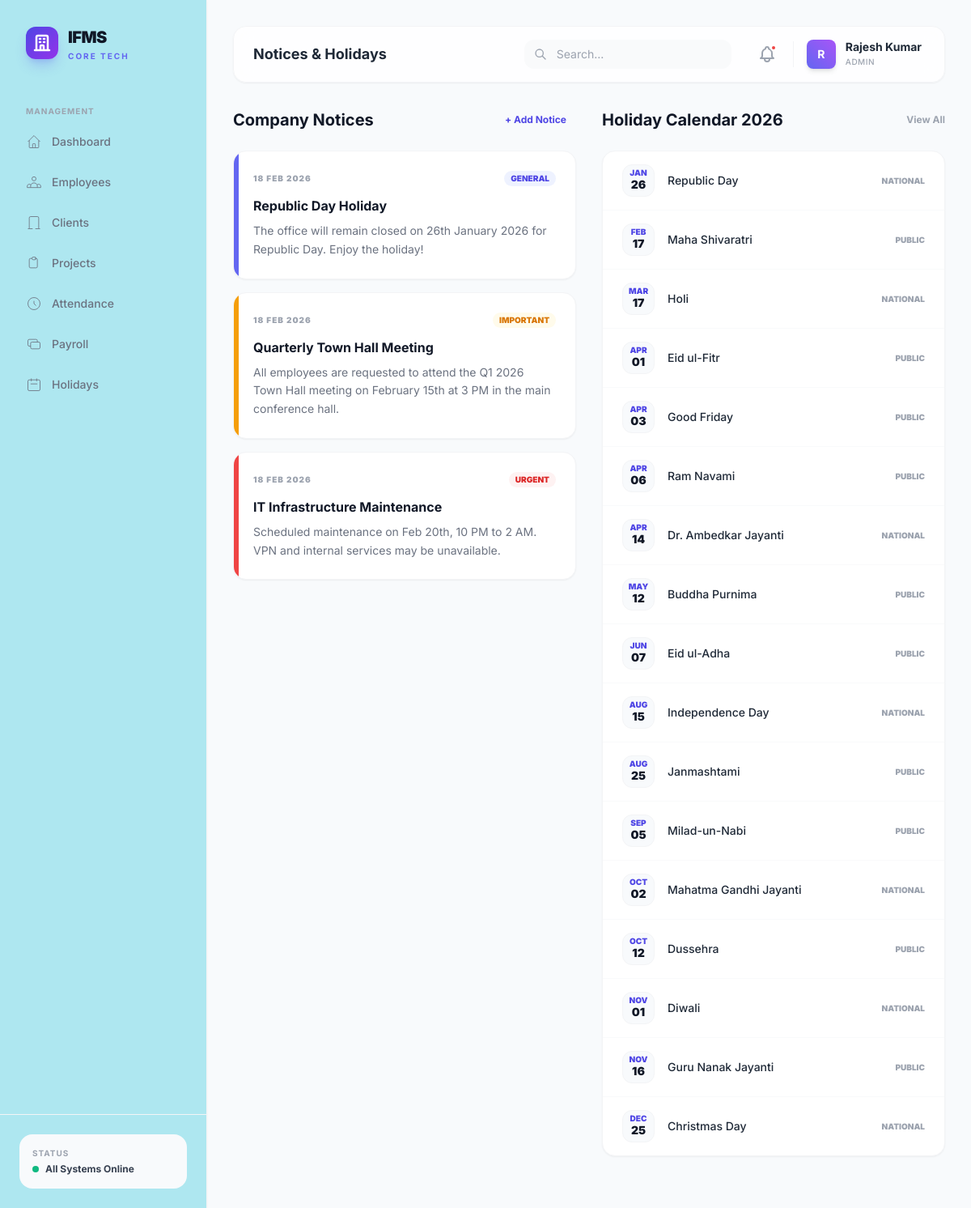
The page /admin/notices.php (signed in) on the database its author committed.
### tables this page shows
CREATE TABLE IF NOT EXISTS notices (
    id INT AUTO_INCREMENT PRIMARY KEY,
    title VARCHAR(255) NOT NULL,
    content TEXT NOT NULL,
    type ENUM('general','important','urgent') DEFAULT 'general',
    target ENUM('all','department','individual') DEFAULT 'all',
    department_id INT,
    start_date DATE,
    end_date DATE,
    is_active TINYINT(1) DEFAULT 1,
    created_by INT,
    created_at TIMESTAMP DEFAULT CURRENT_TIMESTAMP,
    FOREIGN KEY (department_id) REFERENCES departments(id),
    FOREIGN KEY (created_by) REFERENCES users(id)
);

CREATE TABLE IF NOT EXISTS holidays (
    id INT AUTO_INCREMENT PRIMARY KEY,
    title VARCHAR(255) NOT NULL,
    date DATE NOT NULL,
    type ENUM('national','public','restricted','company') DEFAULT 'public',
    is_active TINYINT(1) DEFAULT 1,
    created_at TIMESTAMP DEFAULT CURRENT_TIMESTAMP,
    UNIQUE KEY unique_holiday (date)
);

### admin/notices.php (the view, shortened to what this page needs)
<?php
$db = getDB();
$notices = $db->query("SELECT * FROM notices ORDER BY created_at DESC")->fetchAll();
$holidays = $db->query("SELECT * FROM holidays ORDER BY date ASC")->fetchAll();
include __DIR__ . '/../includes/header.php';
?>
<div class="grid grid-cols-1 lg:grid-cols-2 gap-8 mb-8">
    <div class="space-y-6">
        <div class="flex items-center justify-between mb-2">
            <h3 class="text-xl font-bold text-gray-900">Company Notices</h3>
            <button onclick="openModal('add-notice-modal')" class="text-xs font-bold text-indigo-600 hover:bg-indigo-50 px-3 py-1.5 rounded-lg transition-all">+ Add Notice</button>
        </div>
        <div class="space-y-4">
            <?php foreach ($notices as $note): ?>
            <div class="bg-white p-6 rounded-2xl border border-gray-100 shadow-sm relative overflow-hidden">
                <div class="absolute left-0 top-0 bottom-0 w-1.5 <?php echo match($note['type']) { 'urgent' => 'bg-red-500', 'important' => 'bg-amber-500', default => 'bg-indigo-500' }; ?>"></div>
                <div class="flex items-center justify-between mb-3">
                    <span class="text-[10px] font-black uppercase tracking-widest text-gray-400"><?= date('d M Y', strtotime($note['created_at'])) ?></span>
                    <span class="text-[10px] font-black uppercase px-2 py-0.5 rounded-full <?php echo match($note['type']) { 'urgent' => 'bg-red-50 text-red-600', 'important' => 'bg-amber-50 text-amber-600', default => 'bg-indigo-50 text-indigo-600' }; ?>"><?= $note['type'] ?></span>
                </div>
                <h4 class="text-base font-bold text-gray-900 mb-2"><?= htmlspecialchars($note['title']) ?></h4>
                <p class="text-sm text-gray-500 leading-relaxed"><?= nl2br(htmlspecialchars($note['content'])) ?></p>
            </div>
            <?php endforeach; ?>
        </div>
    </div>
    <div class="space-y-6">
        <div class="flex items-center justify-between mb-2">
            <h3 class="text-xl font-bold text-gray-900">Holiday Calendar 2026</h3>
            <button class="text-xs font-bold text-gray-400">View All</button>
        </div>
        <div class="bg-white rounded-2xl border border-gray-100 shadow-sm overflow-hidden">
            <div class="divide-y divide-gray-50 font-medium">
                <?php foreach ($holidays as $h): ?>
                <div class="px-6 py-4 flex items-center justify-between hover:bg-gray-50 transition-all">
                    <div class="flex items-center gap-4">
                        <div class="w-10 h-10 rounded-xl bg-slate-50 flex flex-col items-center justify-center border border-gray-100">
                            <span class="text-[10px] font-black text-indigo-600 leading-none"><?= strtoupper(date('M', strtotime($h['date']))) ?></span>
                            <span class="text-sm font-black text-gray-900"><?= date('d', strtotime($h['date'])) ?></span>
                        </div>
                        <span class="text-sm text-gray-800"><?= htmlspecialchars($h['title']) ?></span>
                    </div>
                    <span class="text-[10px] font-black uppercase text-gray-400"><?= $h['type'] ?></span>
                </div>
                <?php endforeach; ?>
            </div>
        </div>
    </div>
</div>
<?php include __DIR__ . '/../includes/footer.php'; ?>

### includes/header.php (style rules this page uses)
* { font-family: 'Inter', sans-serif; }

### rows shown on the page
notices: created_at "18 FEB 2026", type "GENERAL", title "Republic Day Holiday", content "The office will remain closed on 26th January 2026 for Republic Day. Enjoy the holiday!"
notices: created_at "18 FEB 2026", type "IMPORTANT", title "Quarterly Town Hall Meeting", content "All employees are requested to attend the Q1 2026 Town Hall meeting on February 15th at 3 PM in the main conference hall."
notices: created_at "18 FEB 2026", type "URGENT", title "IT Infrastructure Maintenance", content "Scheduled maintenance on Feb 20th, 10 PM to 2 AM. VPN and internal services may be unavailable."
holidays: date "JAN", date "26", title "Republic Day", type "NATIONAL"
holidays: date "FEB", date "17", title "Maha Shivaratri", type "PUBLIC"
holidays: date "MAR", date "17", title "Holi", type "NATIONAL"
holidays: date "APR", date "01", title "Eid ul-Fitr", type "PUBLIC"
holidays: date "APR", date "03", title "Good Friday", type "PUBLIC"
holidays: date "APR", date "06", title "Ram Navami", type "PUBLIC"
holidays: date "APR", date "14", title "Dr. Ambedkar Jayanti", type "NATIONAL"
holidays: date "MAY", date "12", title "Buddha Purnima", type "PUBLIC"
holidays: date "JUN", date "07", title "Eid ul-Adha", type "PUBLIC"
holidays: date "AUG", date "15", title "Independence Day", type "NATIONAL"
holidays: date "AUG", date "25", title "Janmashtami", type "PUBLIC"
holidays: date "SEP", date "05", title "Milad-un-Nabi", type "PUBLIC"
holidays: date "OCT", date "02", title "Mahatma Gandhi Jayanti", type "NATIONAL"
holidays: date "OCT", date "12", title "Dussehra", type "PUBLIC"
holidays: date "NOV", date "01", title "Diwali", type "NATIONAL"
holidays: date "NOV", date "16", title "Guru Nanak Jayanti", type "PUBLIC"
holidays: date "DEC", date "25", title "Christmas Day", type "NATIONAL"

### other values the page prints
$pageTitle "Notices & Holidays"
substr($user['full_name'], 0, 1) "R"
$user['full_name'] "Rajesh Kumar"
$user['role'] "ADMIN"
